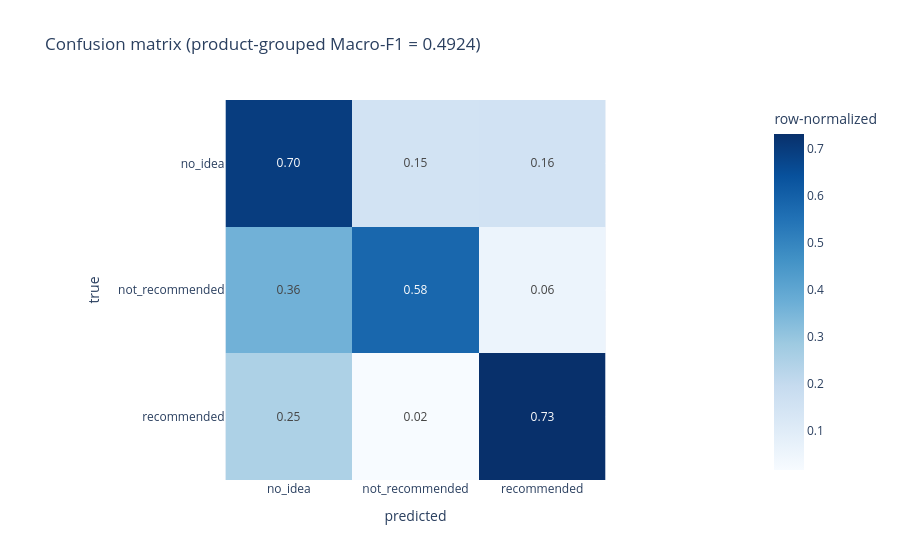

The notebook cell saved with this chart:
### Code cell
# train text-only on the in-notebook cleaned comments (same code as run.py demo)
bundle, p3_metrics = train_from_frame(comments_df)
print("baselines:", p3_metrics["baselines_val_macro_f1"])
print("PRIMARY (product-grouped) Macro-F1:", p3_metrics["primary_macro_f1"],
      "| naive random-split Macro-F1:", p3_metrics["test_macro_f1"],
      "| naive split product overlap:", p3_metrics["naive_split_product_overlap_pct"], "%")
print("leakage ablation:", p3_metrics["leakage_ablation"])
fig_confusion(p3_metrics).show()

### Figure 1 — Plotly figure (JSON) as saved in the notebook; plotly's stock layout.template omitted (floating-point values rounded to 4 significant figures)
{"data": [{"coloraxis": "coloraxis", "hovertemplate": "predicted: %{x}<br>true: %{y}<br>row-normalized: %{z}<extra></extra>", "name": "0", "texttemplate": "%{z:.2f}", "type": "heatmap", "x": ["no_idea", "not_recommended", "recommended"], "xaxis": "x", "y": ["no_idea", "not_recommended", "recommended"], "yaxis": "y", "z": [[0.6952, 0.1497, 0.1551], [0.3636, 0.5799, 0.05643], [0.2508, 0.01774, 0.7314]]}], "layout": {"coloraxis": {"autocolorscale": false, "colorbar": {"title": {"text": "row-normalized"}}, "colorscale": [[0.0, "rgb(247,251,255)"], [0.125, "rgb(222,235,247)"], [0.25, "rgb(198,219,239)"], [0.375, "rgb(158,202,225)"], [0.5, "rgb(107,174,214)"], [0.625, "rgb(66,146,198)"], [0.75, "rgb(33,113,181)"], [0.875, "rgb(8,81,156)"], [1.0, "rgb(8,48,107)"]]}, "title": {"text": "Confusion matrix (product-grouped Macro-F1 = 0.4924)"}, "xaxis": {"anchor": "y", "constrain": "domain", "domain": [0.0, 1.0], "scaleanchor": "y", "title": {"text": "predicted"}}, "yaxis": {"anchor": "x", "autorange": "reversed", "constrain": "domain", "domain": [0.0, 1.0], "title": {"text": "true"}}}}
